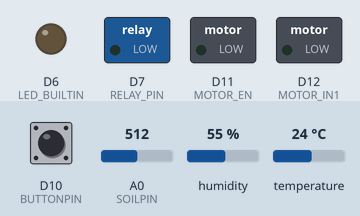
This sketch was run on a simulated Arduino MKR. Shown: switched loads named in the sketch (green lamp = pin HIGH), output pins drawn as LEDs (lit = HIGH). The inputs (shaded band) are chosen by the test bench; at power-on: D10 (BUTTONPIN) LOW, A0 (SOILPIN) = 512, humidity 55 %, temperature 24 °C. WiFi joins after 1.5 s; servers stay silent unless stated; uploads are accepted with an empty reply; what the sketch prints to the serial monitor is not drawn.

Above: at 9.7 s.
9.8 s: D10 (BUTTONPIN) pulled HIGH for 3.2 s
At 12.3 s:
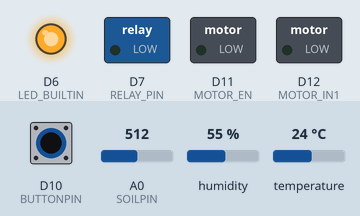
Timing chart, 0 to 13.8 s (numbered marks = the images above; inputs shaded):
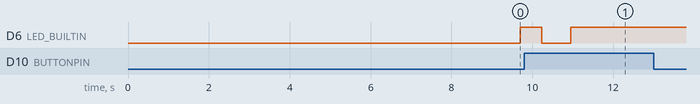

The sketch:

smartfarm_humidity.ino
```cpp
#include <SoftwareSerial.h>
#include <WiFiEsp.h>
#include <WiFiEspClient.h>
#include <ArduinoHttpClient.h>
#include <ArduinoJson.h>
#include <DHT11.h>

//  WiFi 및 서버 설정
char ssid[] = "spreatics_eungam_cctv";
char password[] = "spreatics*";
char server[] = "13.209.245.226";
int port = 5000;

SoftwareSerial espSerial(3, 4); // RX, TX
//SoftwareSerial espSerial(7, 6); // RX, TX

WiFiEspClient client;
HttpClient http(client, server, port);

//  핀 정의
#define DHTPIN 2
#define SOILPIN A0
#define RELAY_PIN 7
#define MOTOR_IN1 12
#define MOTOR_EN 11
#define BUTTONPIN 10

bool lastButtonState = LOW;
// 장치
DHT11 dht(DHTPIN);
bool isWatering = false;
unsigned long wateringStartTime = 0;
const unsigned long wateringDuration = 500;

//  설정값 (기본값, 서버에서 갱신 예정)
//float set_humidity = 60.0; // 기본 습도 (%)
//float set_soil = 50;        // 기본 토양 습도 (analog)
float set_humidity = -1.0; // 기본 습도 (%)
float set_soil = -1.0;        // 기본 토양 습도 (analog)


// 주기 설정
unsigned long ts_interval = 60000;  // 제어 환경 가져오기, 1분 마다
unsigned long ts_timer = 0;

unsigned long ss_interval = 15000;  // 센서 정보 보내기, 10초 마다
unsigned long ss_timer = 0;

unsigned long humidity_interval = 10000;  // 가습 제어하기, 10초 마다
unsigned long humidity_timer = 0;
unsigned long humidity_duration = 7000;  // 가습 시간, 7초 동안
unsigned long humidity_off_timer = 0;
bool humidity_on = false;

unsigned long soil_interval = 180000;  // 토양 제어하기, 3분 마다
unsigned long soil_timer = 0;
unsigned long soil_duration = 1000; // 급수 시간, 1초 동안
unsigned long soil_off_timer = 0;
bool soil_on = false;

float soil_stable_margin = 2.0;   // 급수의 경우 센싱 delay 고려하여 +/-2% 마진을 설정

// 주기 check 및 update 함수
bool checkTimer(unsigned long interval, unsigned long& timer) {
  unsigned long now = millis();
  if (now >= timer) {
    timer = now + interval;
    return true;
  }
  return false;
}

void connectWiFi() {

  Serial.println(F("WiFi 연결 중..."));
  WiFi.begin(ssid, password);
  delay(5000);
  while(WiFi.status()!=WL_CONNECTED){
    delay(500);
  }
  Serial.println(F("WiFi 연결 성공"));
}

//  초기 설정
void setup() {
  Serial.begin(9600);
  espSerial.begin(9600);
  WiFi.init(&espSerial);

  // 버튼 누를 수 있는 기간 표시
  pinMode(LED_BUILTIN, OUTPUT);
  digitalWrite(LED_BUILTIN, LOW);
  pinMode(BUTTONPIN, INPUT);

  // 가습기
  pinMode(RELAY_PIN, OUTPUT);
  digitalWrite(RELAY_PIN, LOW);

  // 급수기
  pinMode(MOTOR_IN1, OUTPUT);
  pinMode(MOTOR_EN, OUTPUT);
  analogWrite(MOTOR_EN, 0);

  connectWiFi();  // wifi 연결
  delay(2000);
  Serial.println(" 시스템 시작");
}

// JSON 파싱 함수 (문자열 → JSON 객체)

bool parseJson(String response, DynamicJsonDocument& doc) {
  response.trim();  // 불필요한 공백 제거
  Serial.println(" JSON 응답 ↓");
  Serial.println(response);

  DeserializationError error = deserializeJson(doc, response);
  if (error) {
    Serial.print(" JSON 파싱 실패: ");
    Serial.println(error.c_str());
    return false;
  }
  return true;
}

void getTargetSettings() {

  float set_temperature;
  int set_start_light, set_end_light;

  http.get("/control_settings");
  http.skipResponseHeaders();

  StaticJsonDocument<512> doc;

  // 스트림 파싱 시도
  deserializeJson(doc, http);

  // 파싱 성공 시 JSON 값 추출
  set_temperature = doc["set_temperature"] | set_temperature;
  set_start_light = doc["set_start_light"] | set_start_light;
  set_end_light = doc["set_end_light"] | set_end_light;

  Serial.print("[TS]");
  Serial.print(set_temperature); Serial.print("/");
  Serial.print(set_start_light); Serial.print("/");
  Serial.println(set_end_light);

  set_humidity = doc["set_humidity"] | set_humidity;
  set_soil = doc["set_soil_moisture"] | set_soil;
  Serial.print("[TS]"); Serial.print(set_humidity);
  Serial.print("/"); Serial.println(set_soil);

  // 연결 정리
  http.stop(); client.stop();
}

//  설정값 받아오기
void _getTargetSettings() {

  http.get("/control_settings");
  http.skipResponseHeaders();

  StaticJsonDocument<512> doc;

  // 스트림 파싱 시도
  deserializeJson(doc, http);

  // 파싱 성공 시 JSON 값 추출
  set_humidity = doc["set_humidity"] | set_humidity;
  set_soil = doc["set_soil_moisture"] | set_soil;

  Serial.print("[TS] "); Serial.print(set_humidity);
  Serial.print("/"); Serial.println(set_soil);

  http.stop(); client.stop();
}

void readSensor(int& humidity, int& soilPercent) {
  humidity = dht.readHumidity();
  int soilRaw = analogRead(SOILPIN);
  soilPercent = map(soilRaw, 1023, 0, 0, 100);
}

// 제어 함수
void controlHumidity() {

  int humidity = dht.readHumidity();
  unsigned long now = millis();

  if (humidity < set_humidity) {
    Serial.print("[가습기]"); Serial.print(humidity); Serial.print("/");
    Serial.print(set_humidity); Serial.println("/ON");
    digitalWrite(RELAY_PIN, HIGH);
    humidity_on = true;
    humidity_off_timer = now + humidity_duration;
  }
}

void controlSoil() {

  int soilRaw = analogRead(SOILPIN);
  int soil = map(soilRaw, 1023, 0, 0, 100);
  unsigned long now = millis();

  if (soil < (set_soil - soil_stable_margin)) {
    Serial.print("[급수]"); Serial.print(soil); Serial.print("/");
    Serial.print(set_soil); Serial.println("/ON");
    digitalWrite(MOTOR_IN1, HIGH);
    analogWrite(MOTOR_EN, 75);
    soil_on = true;
    soil_off_timer = now + soil_duration;
  }
}

// 가습기 종료
void checkHumidityOffTimer() {
  if (!humidity_on) return;
  unsigned long now = millis();
  if (now >= humidity_off_timer) {
    Serial.println("[가습기]stop");
    digitalWrite(RELAY_PIN, LOW);
    humidity_on = false;
  }
}

//  급수기 종료
void checkSoilOffTimer() {
  if (!soil_on) return;
  unsigned long now = millis();
  if (now >= soil_off_timer) {
    Serial.println("[급수]stop");
    digitalWrite(MOTOR_IN1, LOW);
    digitalWrite(MOTOR_EN, 0);
    soil_on = false;
  }
}

void sendStatus() {

  StaticJsonDocument<150> doc;
  doc["device_id"] = 2;

  JsonObject sensor_data = doc.createNestedObject("sensor_data");

  int humidity, soilPercent;
  readSensor(humidity, soilPercent);
  sensor_data["humidity"] = humidity;
  sensor_data["soil_moisture"] = soilPercent;

  String requestBody;
  serializeJson(doc, requestBody);

  // http post 호출
  http.beginRequest();
  http.post("/sensor_data");
  http.sendHeader("Content-Type", "application/json");
  http.sendHeader("Content-Length", requestBody.length());
  http.beginBody();
  http.print(requestBody);
  http.endRequest();
  Serial.print("[SD]"); Serial.println(requestBody);

  http.stop(); client.stop();
}


void callAI() {
  Serial.println("[CA]");
  http.get("/ai_call");
  http.stop(); client.stop();
}


unsigned long lastPrintTime = 0;

void loop() {

  // 초단위로 처리할 작업들
  unsigned long now = millis();
  if (now - lastPrintTime >= 1000) {

    // debug용 상태 출력
    Serial.print("[loop]"); Serial.print(now / 1000); Serial.print("/");
    Serial.println(WiFi.status());

    // Wifi 연결 확인
    if (WiFi.status() != WL_CONNECTED)
      connectWiFi();
    lastPrintTime = now;
  }

  /*
  if(set_humidity == -1.0) {
    getTargetSettings(); delay(1000);
    return;
  }
  */

  // 1. target setting 가져오기 (제어 환경 주기인 1분마다 실행됨)
  if (checkTimer(ts_interval, ts_timer)) {
    digitalWrite(LED_BUILTIN, LOW);
    getTargetSettings();
    digitalWrite(LED_BUILTIN, HIGH);
  }

  // 2. 가습 제어
  if (checkTimer(humidity_interval, humidity_timer)) controlHumidity();
  checkHumidityOffTimer();

  // 3. 토양 제어
  if (checkTimer(soil_interval, soil_timer)) controlSoil();
  checkSoilOffTimer();

  // 4. 데이터 서버로 전송
  if (checkTimer(ss_interval, ss_timer)) {
    digitalWrite(LED_BUILTIN, LOW);
    sendStatus();
    digitalWrite(LED_BUILTIN, HIGH);
  }

  // 5. AI 호출 버튼 처리
  bool currentButtonState = digitalRead(BUTTONPIN);
  if (currentButtonState == HIGH && lastButtonState == LOW) callAI();
  lastButtonState = currentButtonState;

  delay(10);  // CPU 잠시 쉬게
}
```
